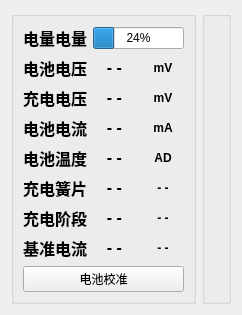
       <widget class="QWidget" name="tab_3">
        <attribute name="title">
         <string>电源参数</string>
        </attribute>
        <layout class="QHBoxLayout" name="horizontalLayout_6">
         <item>
          <widget class="QGroupBox" name="groupBox_7">
           <property name="styleSheet">
            <string notr="true">font: 75 14pt &quot;微软雅黑&quot;;</string>
           </property>
           <property name="title">
            <string/>
           </property>
           <layout class="QGridLayout" name="gridLayout_10">
            <item row="4" column="0">
             <widget class="QLabel" name="label_6">
              <property name="text">
               <string>&lt;html&gt;&lt;head/&gt;&lt;body&gt;&lt;p align=&quot;center&quot;&gt;&lt;span style=&quot; font-size:12pt; font-weight:600;&quot;&gt;电池温度&lt;/span&gt;&lt;/p&gt;&lt;/body&gt;&lt;/html&gt;</string>
              </property>
             </widget>
            </item>
            <item row="1" column="0">
             <widget class="QLabel" name="label_2">
              <property name="text">
               <string>&lt;html&gt;&lt;head/&gt;&lt;body&gt;&lt;p align=&quot;center&quot;&gt;&lt;span style=&quot; font-size:12pt; font-weight:600;&quot;&gt;电池电压&lt;/span&gt;&lt;/p&gt;&lt;/body&gt;&lt;/html&gt;</string>
              </property>
             </widget>
            </item>
            <item row="4" column="2">
             <widget class="QLabel" name="label_49">
              <property name="styleSheet">
               <string notr="true"/>
              </property>
              <property name="text">
               <string>&lt;html&gt;&lt;head/&gt;&lt;body&gt;&lt;p align=&quot;center&quot;&gt;&lt;span style=&quot; font-weight:600;&quot;&gt;AD&lt;/span&gt;&lt;/p&gt;&lt;/body&gt;&lt;/html&gt;</string>
              </property>
             </widget>
            </item>
            <item row="6" column="1">
             <widget class="QLabel" name="label_15">
              <property name="styleSheet">
               <string notr="true"/>
              </property>
              <property name="text">
               <string>&lt;html&gt;&lt;head/&gt;&lt;body&gt;&lt;p align=&quot;center&quot;&gt;&lt;span style=&quot; font-size:12pt; font-weight:600;&quot;&gt;- -&lt;/span&gt;&lt;/p&gt;&lt;/body&gt;&lt;/html&gt;</string>
              </property>
              <property name="alignment">
               <set>Qt::AlignCenter</set>
              </property>
             </widget>
            </item>
            <item row="7" column="2">
             <widget class="QLabel" name="label_80">
              <property name="styleSheet">
               <string notr="true"/>
              </property>
              <property name="text">
               <string>&lt;html&gt;&lt;head/&gt;&lt;body&gt;&lt;p align=&quot;center&quot;&gt;&lt;span style=&quot; font-weight:600;&quot;&gt;- -&lt;/span&gt;&lt;/p&gt;&lt;/body&gt;&lt;/html&gt;</string>
              </property>
              <property name="alignment">
               <set>Qt::AlignCenter</set>
              </property>
             </widget>
            </item>
            <item row="5" column="0">
             <widget class="QLabel" name="label_7">
              <property name="text">
               <string>&lt;html&gt;&lt;head/&gt;&lt;body&gt;&lt;p align=&quot;center&quot;&gt;&lt;span style=&quot; font-size:12pt; font-weight:600;&quot;&gt;充电簧片&lt;/span&gt;&lt;/p&gt;&lt;/body&gt;&lt;/html&gt;</string>
              </property>
             </widget>
            </item>
            <item row="3" column="2">
             <widget class="QLabel" name="label_46">
              <property name="styleSheet">
               <string notr="true"/>
              </property>
              <property name="text">
               <string>&lt;html&gt;&lt;head/&gt;&lt;body&gt;&lt;p align=&quot;center&quot;&gt;&lt;span style=&quot; font-weight:600;&quot;&gt;mA&lt;/span&gt;&lt;/p&gt;&lt;/body&gt;&lt;/html&gt;</string>
              </property>
             </widget>
            </item>
            <item row="5" column="2">
             <widget class="QLabel" name="label_81">
              <property name="styleSheet">
               <string notr="true"/>
              </property>
              <property name="text">
               <string>&lt;html&gt;&lt;head/&gt;&lt;body&gt;&lt;p align=&quot;center&quot;&gt;&lt;span style=&quot; font-weight:600;&quot;&gt;- -&lt;/span&gt;&lt;/p&gt;&lt;/body&gt;&lt;/html&gt;</string>
              </property>
              <property name="alignment">
               <set>Qt::AlignCenter</set>
              </property>
             </widget>
            </item>
            <item row="4" column="1">
             <widget class="QLabel" name="label_13">
              <property name="styleSheet">
               <string notr="true"/>
              </property>
              <property name="text">
               <string>&lt;html&gt;&lt;head/&gt;&lt;body&gt;&lt;p align=&quot;center&quot;&gt;&lt;span style=&quot; font-size:12pt; font-weight:600;&quot;&gt;- -&lt;/span&gt;&lt;/p&gt;&lt;/body&gt;&lt;/html&gt;</string>
              </property>
              <property name="alignment">
               <set>Qt::AlignCenter</set>
              </property>
             </widget>
            </item>
            <item row="7" column="1">
             <widget class="QLabel" name="label_16">
              <property name="styleSheet">
               <string notr="true"/>
              </property>
              <property name="text">
               <string>&lt;html&gt;&lt;head/&gt;&lt;body&gt;&lt;p align=&quot;center&quot;&gt;&lt;span style=&quot; font-size:12pt; font-weight:600;&quot;&gt;- -&lt;/span&gt;&lt;/p&gt;&lt;/body&gt;&lt;/html&gt;</string>
              </property>
              <property name="alignment">
               <set>Qt::AlignCenter</set>
              </property>
             </widget>
            </item>
            <item row="1" column="1">
             <widget class="QLabel" name="label_3">
              <property name="styleSheet">
               <string notr="true"/>
              </property>
              <property name="text">
               <string>&lt;html&gt;&lt;head/&gt;&lt;body&gt;&lt;p align=&quot;center&quot;&gt;&lt;span style=&quot; font-size:12pt; font-weight:600;&quot;&gt;- -&lt;/span&gt;&lt;/p&gt;&lt;/body&gt;&lt;/html&gt;</string>
              </property>
              <property name="alignment">
               <set>Qt::AlignCenter</set>
              </property>
             </widget>
            </item>
            <item row="3" column="0">
             <widget class="QLabel" name="label_5">
              <property name="text">
               <string>&lt;html&gt;&lt;head/&gt;&lt;body&gt;&lt;p align=&quot;center&quot;&gt;&lt;span style=&quot; font-size:12pt; font-weight:600;&quot;&gt;电池电流&lt;/span&gt;&lt;/p&gt;&lt;/body&gt;&lt;/html&gt;</string>
              </property>
             </widget>
            </item>
            <item row="2" column="1">
             <widget class="QLabel" name="label_8">
              <property name="styleSheet">
               <string notr="true"/>
              </property>
              <property name="text">
               <string>&lt;html&gt;&lt;head/&gt;&lt;body&gt;&lt;p align=&quot;center&quot;&gt;&lt;span style=&quot; font-size:12pt; font-weight:600;&quot;&gt;- -&lt;/span&gt;&lt;/p&gt;&lt;/body&gt;&lt;/html&gt;</string>
              </property>
              <property name="alignment">
               <set>Qt::AlignCenter</set>
              </property>
             </widget>
            </item>
            <item row="2" column="2">
             <widget class="QLabel" name="label_45">
              <property name="styleSheet">
               <string notr="true"/>
              </property>
              <property name="text">
               <string>&lt;html&gt;&lt;head/&gt;&lt;body&gt;&lt;p align=&quot;center&quot;&gt;&lt;span style=&quot; font-weight:600;&quot;&gt;mV&lt;/span&gt;&lt;/p&gt;&lt;/body&gt;&lt;/html&gt;</string>
              </property>
             </widget>
            </item>
            <item row="0" column="0">
             <widget class="QLabel" name="label">
              <property name="styleSheet">
               <string notr="true"/>
              </property>
              <property name="text">
               <string>&lt;html&gt;&lt;head/&gt;&lt;body&gt;&lt;p align=&quot;center&quot;&gt;&lt;span style=&quot; font-size:12pt; font-weight:600;&quot;&gt;电量电量&lt;/span&gt;&lt;/p&gt;&lt;/body&gt;&lt;/html&gt;</string>
              </property>
             </widget>
            </item>
            <item row="6" column="2">
             <widget class="QLabel" name="label_79">
              <property name="styleSheet">
               <string notr="true"/>
              </property>
              <property name="text">
               <string>&lt;html&gt;&lt;head/&gt;&lt;body&gt;&lt;p align=&quot;center&quot;&gt;&lt;span style=&quot; font-weight:600;&quot;&gt;- -&lt;/span&gt;&lt;/p&gt;&lt;/body&gt;&lt;/html&gt;</string>
              </property>
              <property name="alignment">
               <set>Qt::AlignCenter</set>
              </property>
             </widget>
            </item>
            <item row="1" column="2">
             <widget class="QLabel" name="label_44">
              <property name="styleSheet">
               <string notr="true"/>
              </property>
              <property name="text">
               <string>&lt;html&gt;&lt;head/&gt;&lt;body&gt;&lt;p align=&quot;center&quot;&gt;&lt;span style=&quot; font-weight:600;&quot;&gt;mV&lt;/span&gt;&lt;/p&gt;&lt;/body&gt;&lt;/html&gt;</string>
              </property>
             </widget>
            </item>
            <item row="0" column="1" colspan="2">
             <widget class="QProgressBar" name="progressBa_quantity">
              <property name="styleSheet">
               <string notr="true">font: 14pt &quot;Consolas&quot;;</string>
              </property>
              <property name="value">
               <number>24</number>
              </property>
             </widget>
            </item>
            <item row="3" column="1">
             <widget class="QLabel" name="label_9">
              <property name="styleSheet">
               <string notr="true"/>
              </property>
              <property name="text">
               <string>&lt;html&gt;&lt;head/&gt;&lt;body&gt;&lt;p align=&quot;center&quot;&gt;&lt;span style=&quot; font-size:12pt; font-weight:600;&quot;&gt;- -&lt;/span&gt;&lt;/p&gt;&lt;/body&gt;&lt;/html&gt;</string>
              </property>
              <property name="alignment">
               <set>Qt::AlignCenter</set>
              </property>
             </widget>
            </item>
            <item row="6" column="0">
             <widget class="QLabel" name="label_10">
              <property name="text">
               <string>&lt;html&gt;&lt;head/&gt;&lt;body&gt;&lt;p align=&quot;center&quot;&gt;&lt;span style=&quot; font-size:12pt; font-weight:600;&quot;&gt;充电阶段&lt;/span&gt;&lt;/p&gt;&lt;/body&gt;&lt;/html&gt;</string>
              </property>
             </widget>
            </item>
            <item row="7" column="0">
             <widget class="QLabel" name="label_11">
              <property name="text">
               <string>&lt;html&gt;&lt;head/&gt;&lt;body&gt;&lt;p align=&quot;center&quot;&gt;&lt;span style=&quot; font-size:12pt; font-weight:600;&quot;&gt;基准电流&lt;/span&gt;&lt;/p&gt;&lt;/body&gt;&lt;/html&gt;</string>
              </property>
             </widget>
            </item>
            <item row="5" column="1">
             <widget class="QLabel" name="label_14">
              <property name="styleSheet">
               <string notr="true"/>
              </property>
              <property name="text">
               <string>&lt;html&gt;&lt;head/&gt;&lt;body&gt;&lt;p align=&quot;center&quot;&gt;&lt;span style=&quot; font-size:12pt; font-weight:600;&quot;&gt;- -&lt;/span&gt;&lt;/p&gt;&lt;/body&gt;&lt;/html&gt;</string>
              </property>
              <property name="alignment">
               <set>Qt::AlignCenter</set>
              </property>
             </widget>
            </item>
            <item row="2" column="0">
             <widget class="QLabel" name="label_4">
              <property name="text">
               <string>&lt;html&gt;&lt;head/&gt;&lt;body&gt;&lt;p align=&quot;center&quot;&gt;&lt;span style=&quot; font-size:12pt; font-weight:600;&quot;&gt;充电电压&lt;/span&gt;&lt;/p&gt;&lt;/body&gt;&lt;/html&gt;</string>
              </property>
             </widget>
            </item>
            <item row="8" column="0" colspan="3">
             <widget class="QPushButton" name="pushButton_battery_check">
              <property name="enabled">
               <bool>true</bool>
              </property>
              <property name="styleSheet">
               <string notr="true">font: 12pt &quot;楷体&quot;;</string>
              </property>
              <property name="text">
               <string>电池校准</string>
              </property>
             </widget>
            </item>
           </layout>
          </widget>
         </item>
         <item>
          <widget class="QGroupBox" name="groupBox_14">
           <property name="title">
            <string/>
           </property>
           <layout class="QVBoxLayout" name="verticalLayout"/>
          </widget>
         </item>
        </layout>
       </widget>
